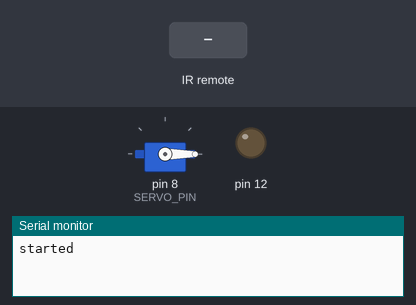
Recording of a sketch running on a simulated Arduino Uno, built with avr-gcc and run on an emulated ATmega328P. Parts: servo, output pins drawn as LEDs (lit = HIGH), the last lines printed to the serial monitor. Inputs (shaded band) come from the test bench.

Above: at 1.8 s.
1.9 s: infrared code 0x1514 received
At 2.25 s:
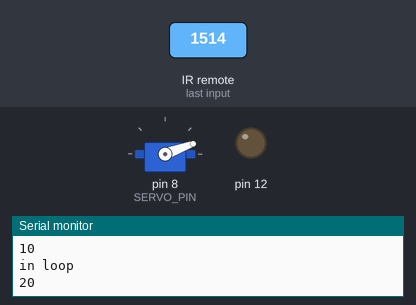
At 4.4 s:
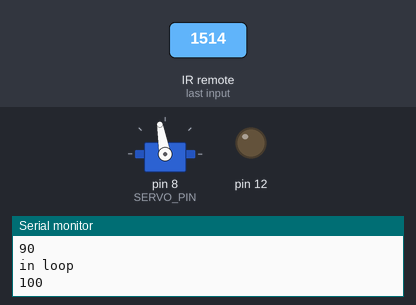
5.4 s: infrared code 0x1511 received
At 6.15 s:
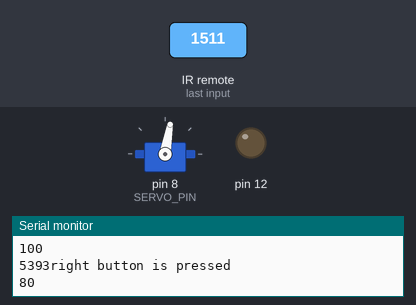
Timing chart, 0 to 8.4 s (numbered marks = the images above; inputs shaded):
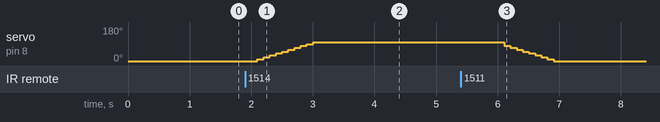

Measured:
- after the input at 1.9 s, servo on pin 8 (SERVO_PIN): moves from 0° to 100° over 0.90 s, starting after 0.20 s
- after the input at 5.4 s, servo on pin 8 (SERVO_PIN): moves from 100° to 0° over 0.80 s, starting after 0.70 s

The sketch:

Receiver.ino
```cpp
#include <RCSwitch.h>
#include <Servo.h>
//#include <ezButton.h>

RCSwitch mySwitch = RCSwitch();
const int SERVO_PIN  = 8;
//const int LED_PIN = 13;
const int INITIAL_ANG = 0;
const int FINAL_ANG = 90;
Servo servo;
int ang;
//RCSwitch mySwitch = RCSwitch();

void setup() {
  Serial.begin(9600);
  mySwitch.enableReceive(0);  // Receiver on interrupt 0 => that is pin #2
  Serial.println("started");
  pinMode(12, OUTPUT);
  ang = 0;
  servo.attach(SERVO_PIN);
  servo.write(0);

}

void loop() {
  // angle = 26;

  if (mySwitch.available()) {
    // Serial.println("switch is available");
    int value = mySwitch.getReceivedValue();

    if (value == 0) {
      Serial.print("Unknown encoding");
    }
    else {
      Serial.print(value);
      if (value==5396){
        Serial.println("left button is  pressed");
        //open
        ang = 0;
        while (ang <= 90) {
          delay(100);
          ang = ang + 10;
          servo.write(ang);
          Serial.println("in loop");
          Serial.println(ang);
        }
      }
      else if (value==5393){
        Serial.println("right button is pressed");
        ang = 90;
        while (ang >= 0) {
          delay(100);
          ang = ang - 10;
          servo.write(ang);
          Serial.println(ang);

    }

      }
      else{
        Serial.println(value);
      }
    }

    mySwitch.resetAvailable();
  }

  delay(1000);

}
```
